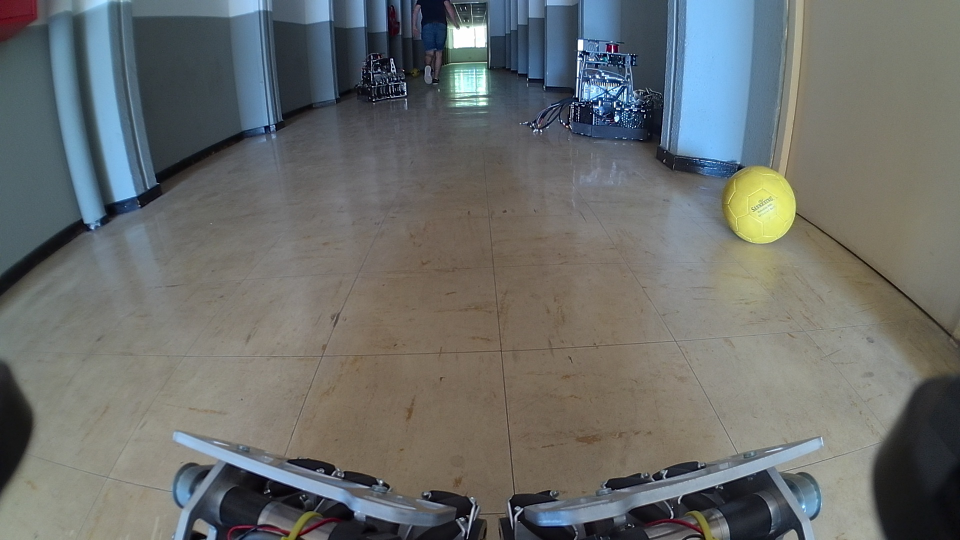
#> input picture scripts/openCV/data/couloir.jpg, 1920 x 1080 px, given in place of video2.webm, which was not available (shown at 1/2 size)
$ python Tracking.py
#> lines starting #> are read from the running program, lines starting #| are printed output that depends on the picture; after the words box and inside, x2 and y2 are one past the last pixel; in counts of white or black regions, pixels touching at a corner belong together; pictures that were not available may be replaced by others from this repository, and a replacement may not be noted
import cv2
import numpy as np
import time

def nothing(x):
    pass

yellowLower, yellowHigher = (24, 105, 38), (51, 255, 255)

img_l = [".jpg",".jpeg",".png"]
ftype = "vid"

file="data/video2.webm"

for i in img_l:
    if file.find(i) != -1:
        ftype = "img"

if ftype == "vid":
    cap = cv2.VideoCapture(file)
else:
    inimg = cv2.imread(file)
    h = int(inimg.shape[0]/2)
    w = int(inimg.shape[1]/2)
    dim = (w,h)
    inimg = cv2.resize(inimg,dim,interpolation=cv2.INTER_AREA)


cv2.namedWindow("output")
cv2.createTrackbar("Delay", "output", 0, 100,nothing)

while True:

    if ftype == "vid":
        ret, inimg = cap.read()
#> inimg is the input picture: shape (1080, 1920, 3); mean B, G, R 107.4, 109.2, 106
        if not ret:
            print("error reading video")
            break

    blurred = cv2.GaussianBlur(inimg,(11,11),0)
    hsv = cv2.cvtColor(inimg,cv2.COLOR_BGR2HSV)
#> hsv: shape (1080, 1920, 3); mean H, S, V 58.2, 50.4, 118.6
    mask = cv2.inRange(hsv,yellowLower,yellowHigher)
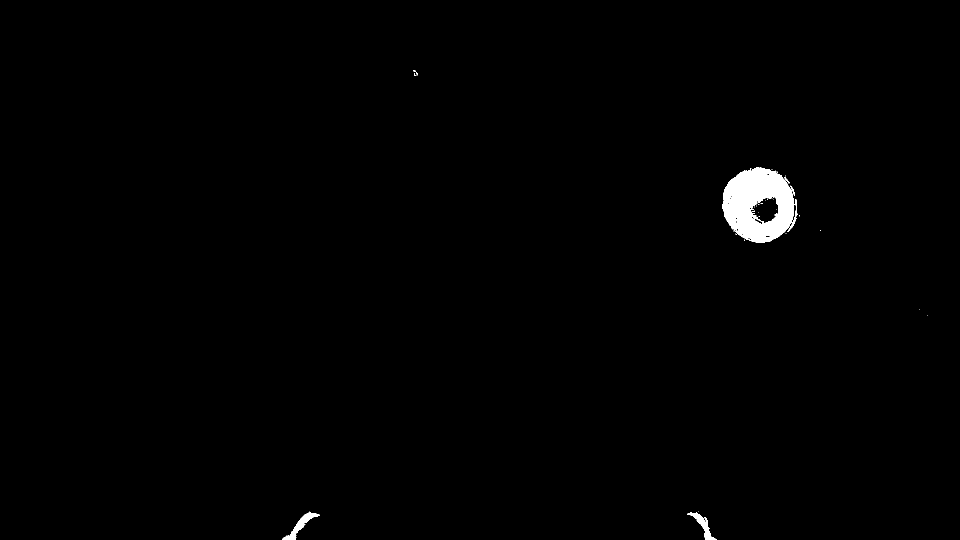
#> mask: shape (1080, 1920) (shown at 1/2 size); 0.81% white; 35 white regions (30 under 20 px), largest, box (x1, y1, x2, y2) and area: (1445, 335, 1590, 485) 14689, (564, 1025, 640, 1080) 1005, (1375, 1025, 1434, 1080) 837, (1574, 398, 1596, 464) 213, (1568, 353, 1579, 367) 40
    mask = cv2.erode(mask,None,iterations=2)
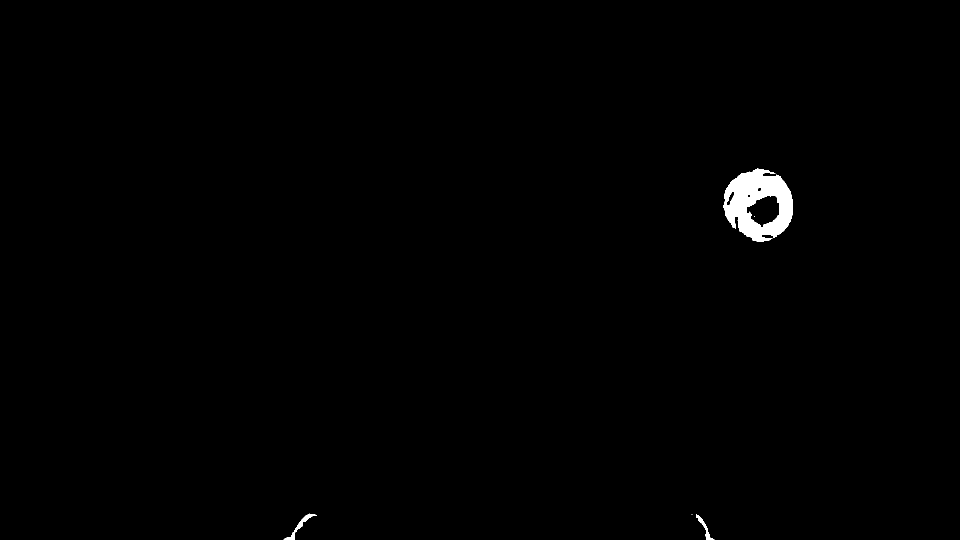
#> mask: shape (1080, 1920) (shown at 1/2 size); 0.62% white; 5 white regions (2 under 20 px), largest, box (x1, y1, x2, y2) and area: (1447, 337, 1586, 483) 12018, (567, 1027, 634, 1080) 530, (1392, 1029, 1429, 1080) 367
    mask = cv2.dilate(mask, None, iterations=2)
#> mask: shape (1080, 1920); 0.77% white; 5 white regions

    cnts, hierarchy = cv2.findContours(mask.copy(), cv2.RETR_EXTERNAL,cv2.CHAIN_APPROX_SIMPLE)
#> cnts = 4 contours; box (x1, y1, x2, y2) and area: (1445, 335, 1588, 485) 16266, (565, 1025, 636, 1080) 885, (1390, 1027, 1431, 1080) 628, (1381, 1026, 1387, 1031) 20

    if len(cnts) > 0:
        c = max(cnts, key=cv2.contourArea)
#> c = contour of 227 points, box (x1, y1, x2, y2) (1445, 335, 1588, 485), area 16266
        ((x, y), radius) = cv2.minEnclosingCircle(c)
#> x = 1516.8; y = 410.3; radius = 75.41
        if radius > 1 :
            cv2.circle(inimg, (int(x), int(y)), int(radius),(0, 255, 255,255), 2)
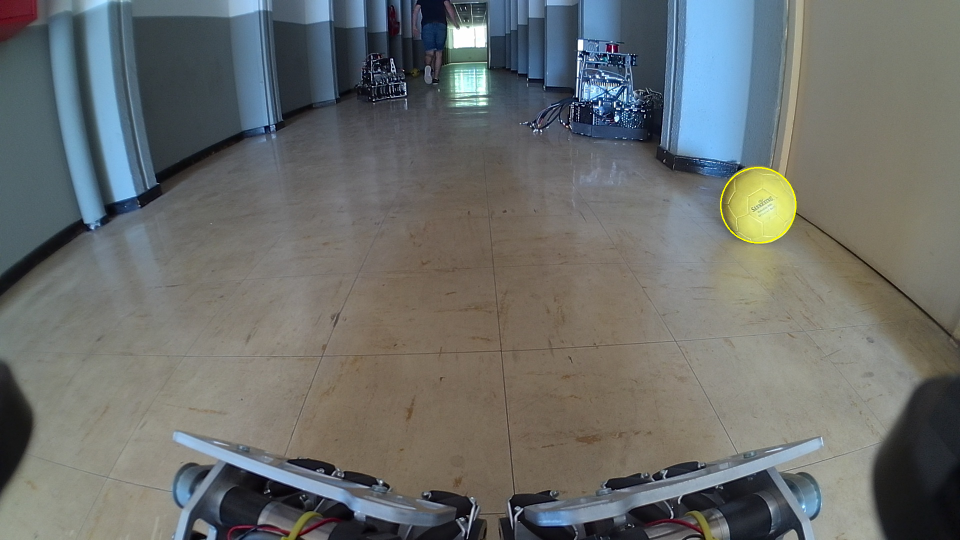
#> inimg: shape (1080, 1920, 3) (shown at 1/2 size); 0.07% of pixels changed, all inside (x1, y1, x2, y2) = (1440, 334, 1593, 487)
            cv2.circle(inimg, (int(x), int(y)), 5, (0, 0, 255,255), -1)
#> inimg: shape (1080, 1920, 3); under 0.01% of pixels changed, all inside (x1, y1, x2, y2) = (1511, 405, 1522, 416)

    mask = cv2.cvtColor(mask, cv2.COLOR_GRAY2BGR)
#> mask: shape (1080, 1920, 3); 0.77% white; 5 white regions, box (x1, y1, x2, y2) and area: (1445, 335, 1588, 485) 14241, (565, 1025, 636, 1080) 978, (1390, 1027, 1431, 1080) 699, (1506, 430, 1512, 436) 35, (1381, 1026, 1387, 1031) 30
    stacked = np.hstack((mask,inimg))
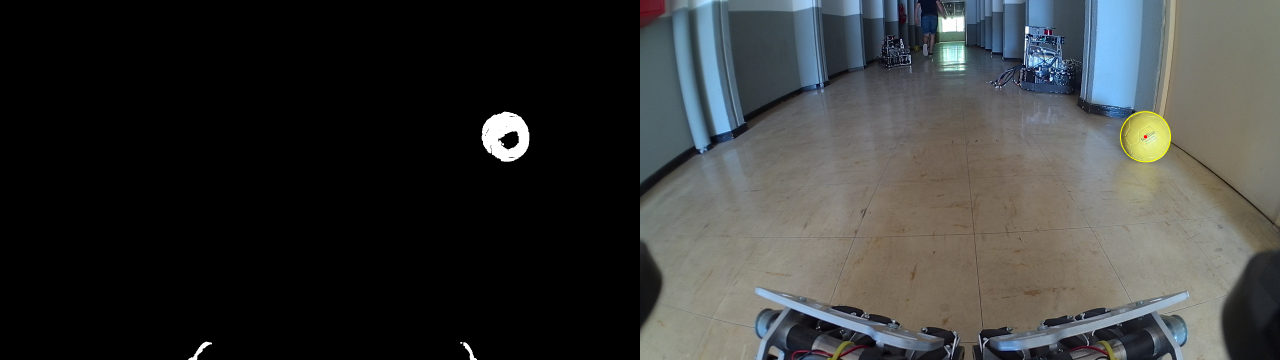
#> stacked: shape (1080, 3840, 3) (shown at 1/3 size); mean B, G, R 54.7, 55.6, 54
    cv2.imshow("output",cv2.resize(stacked,None,fx=0.8,fy=0.8))

    delay = cv2.getTrackbarPos("Delay", "output")
    time.sleep(delay/100)

    # type q to leave the video or space to play/pause the video

    key = cv2.waitKey(1)
#> (key q is pressed here)
    if key == ord('q'):
        break

    if key == 32:
        cv2.waitKey()

cap.release()
cv2.destroyAllWindows()
